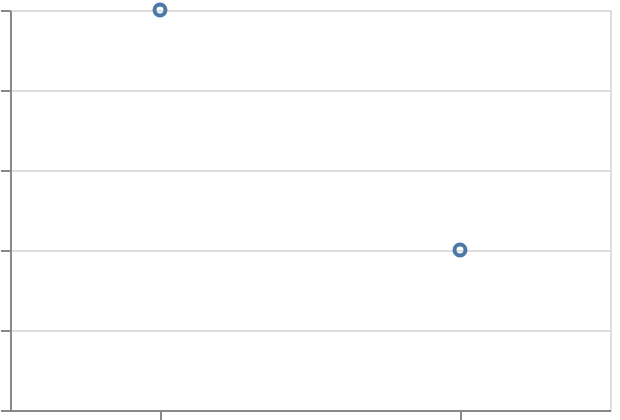

Express this chart as Vega-Lite.
### Vega-Lite specification from a JSON file in a GitHub repository (floating-point values rounded to 4 significant figures)
{"$schema": "https://vega.github.io/schema/vega-lite/v6.json", "padding": 5, "autosize": "none", "width": 300, "height": 200, "data": {"name": "table", "values": [{"c": "A", "g": "p", "x": 1, "y": 2, "v": 5, "t": "2024-01-15", "o": {"v": 3}, "IMDB Rating": 6.1, "d": "x1"}, {"c": "B", "g": "q", "x": 2, "y": 4, "v": 9, "t": "2024-02-20", "o": {"v": 7}, "IMDB Rating": 7.4, "d": "x2"}, {"c": "A", "g": "q", "x": 3, "y": 3, "v": 2, "t": "2024-03-05", "o": {"v": 1}, "IMDB Rating": 5.2, "d": "x1"}, {"c": "C", "g": "p", "x": 4, "y": 6, "v": 7, "t": "2024-05-30", "o": {"v": 4}, "IMDB Rating": 8.8, "d": "x3"}, {"c": "B", "g": "p", "x": 5, "y": 5, "v": 4, "t": "2024-07-11", "o": {"v": 9}, "IMDB Rating": 6.9, "d": "x2"}, {"c": "C", "g": "q", "x": 6, "y": 8, "v": 6, "t": "2024-09-02", "o": {"v": 2}, "IMDB Rating": 7.7, "d": "x3"}, {"c": "A", "g": "p", "x": 7, "y": 7, "v": 8, "t": "2024-11-25", "o": {"v": 5}, "IMDB Rating": 4.4, "d": "x1"}, {"c": "B", "g": "q", "x": 8, "y": 9, "v": 3, "t": "2024-12-31", "o": {"v": 8}, "IMDB Rating": 9.1, "d": "x2"}]}, "mark": "point", "encoding": {"x": {"field": "g", "type": "nominal"}, "y": {"field": "v", "type": "quantitative", "aggregate": {"argmin": "y"}}, "color": {"field": "c", "type": "nominal", "aggregate": {"argmin": "y"}}}}
